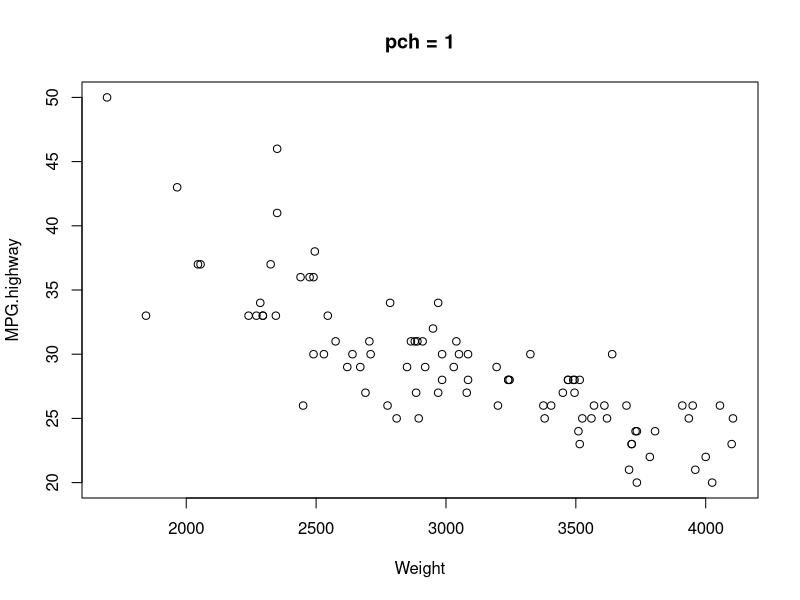
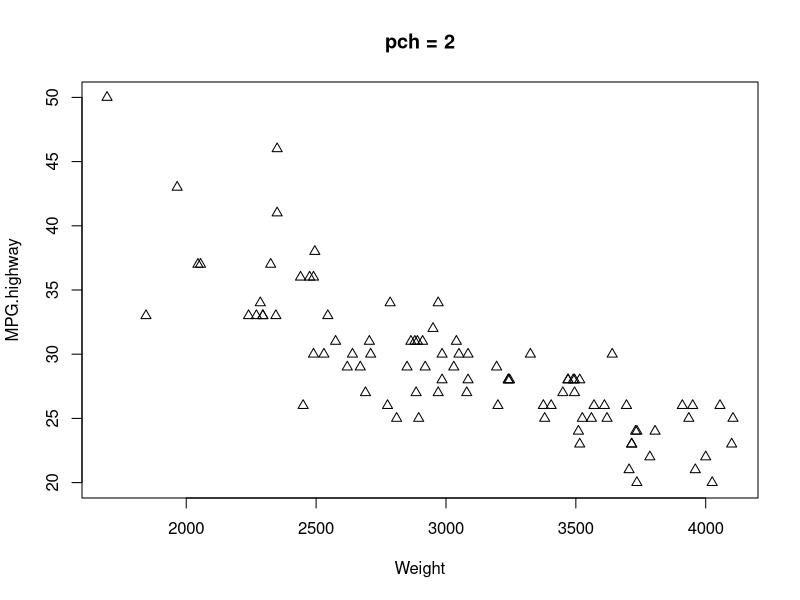
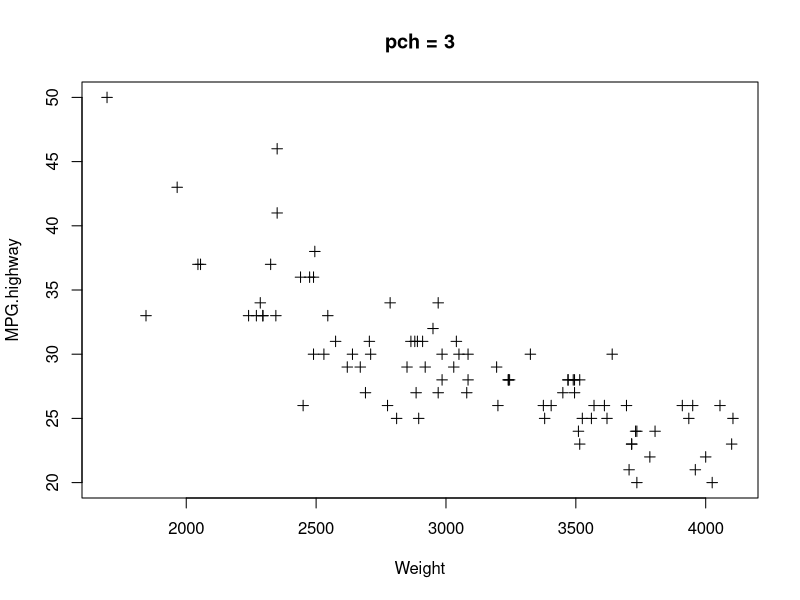
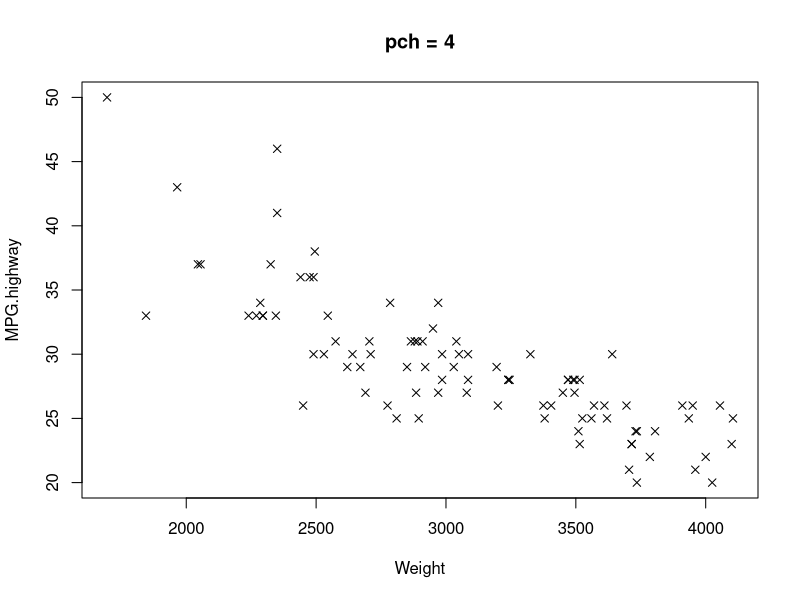
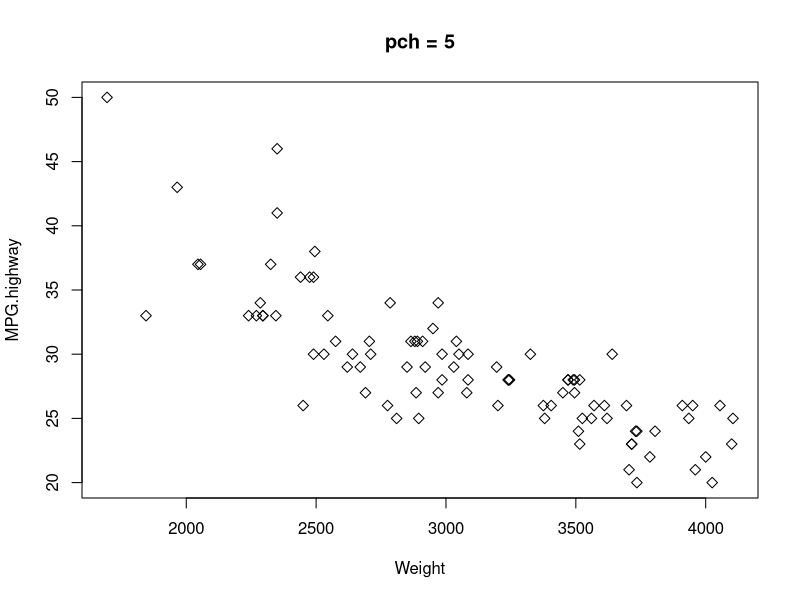
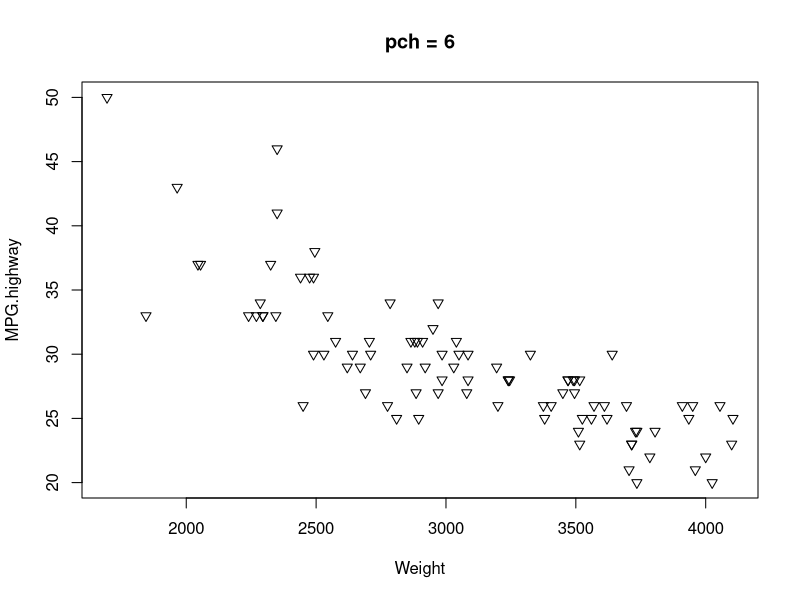
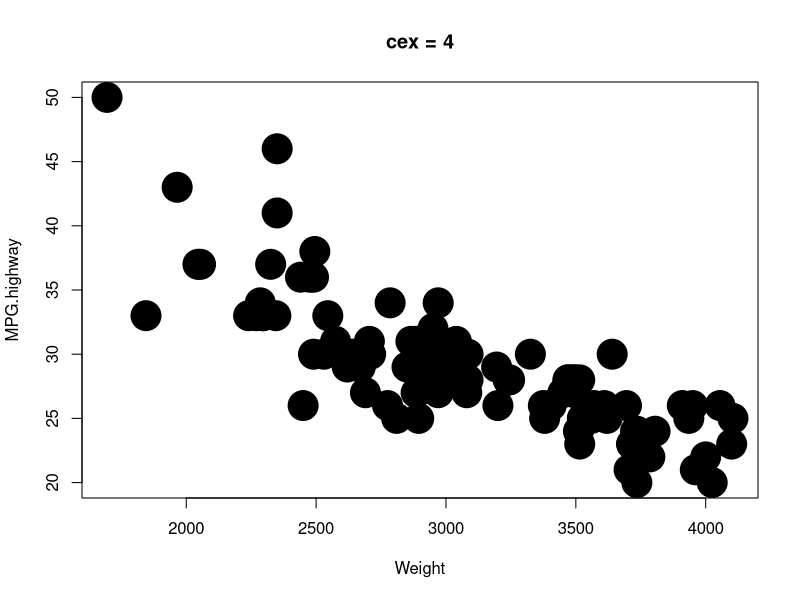
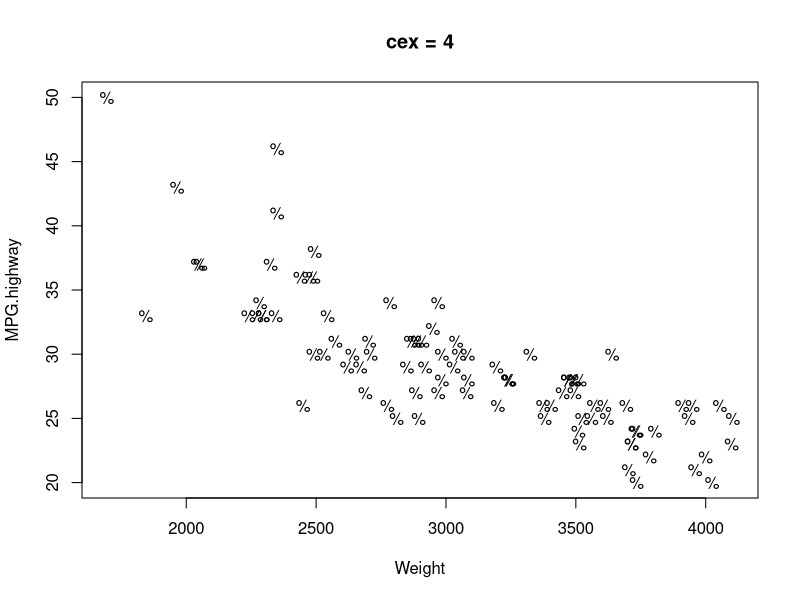

Here is the R script that generated these plots, in order:
library(MASS)
plot(MPG.highway ~ Weight, data = Cars93, pch = 1, main = "pch = 1")
plot(MPG.highway ~ Weight, data = Cars93, pch = 2, main = "pch = 2")
plot(MPG.highway ~ Weight, data = Cars93, pch = 3, main = "pch = 3")
plot(MPG.highway ~ Weight, data = Cars93, pch = 4, main = "pch = 4")
plot(MPG.highway ~ Weight, data = Cars93, pch = 5, main = "pch = 5")
plot(MPG.highway ~ Weight, data = Cars93, pch = 6, main = "pch = 6")

par(mfrow = c(1,1))
plot(MPG.highway ~ Weight, data = Cars93, pch = 19, cex = 4, main = "cex = 4")
plot(MPG.highway ~ Weight, data = Cars93, pch = "%", cex = 1, main = "cex = 4")
